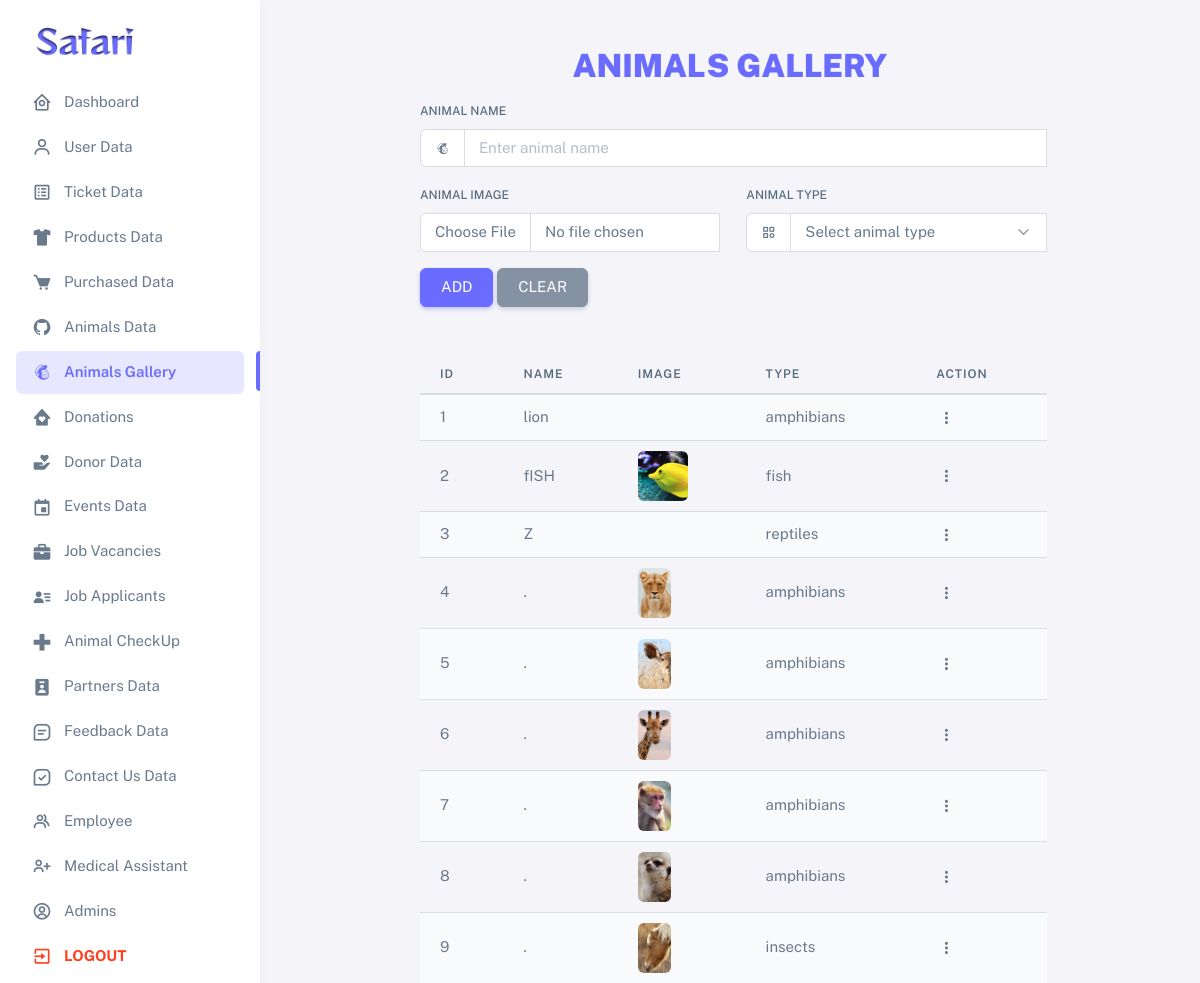
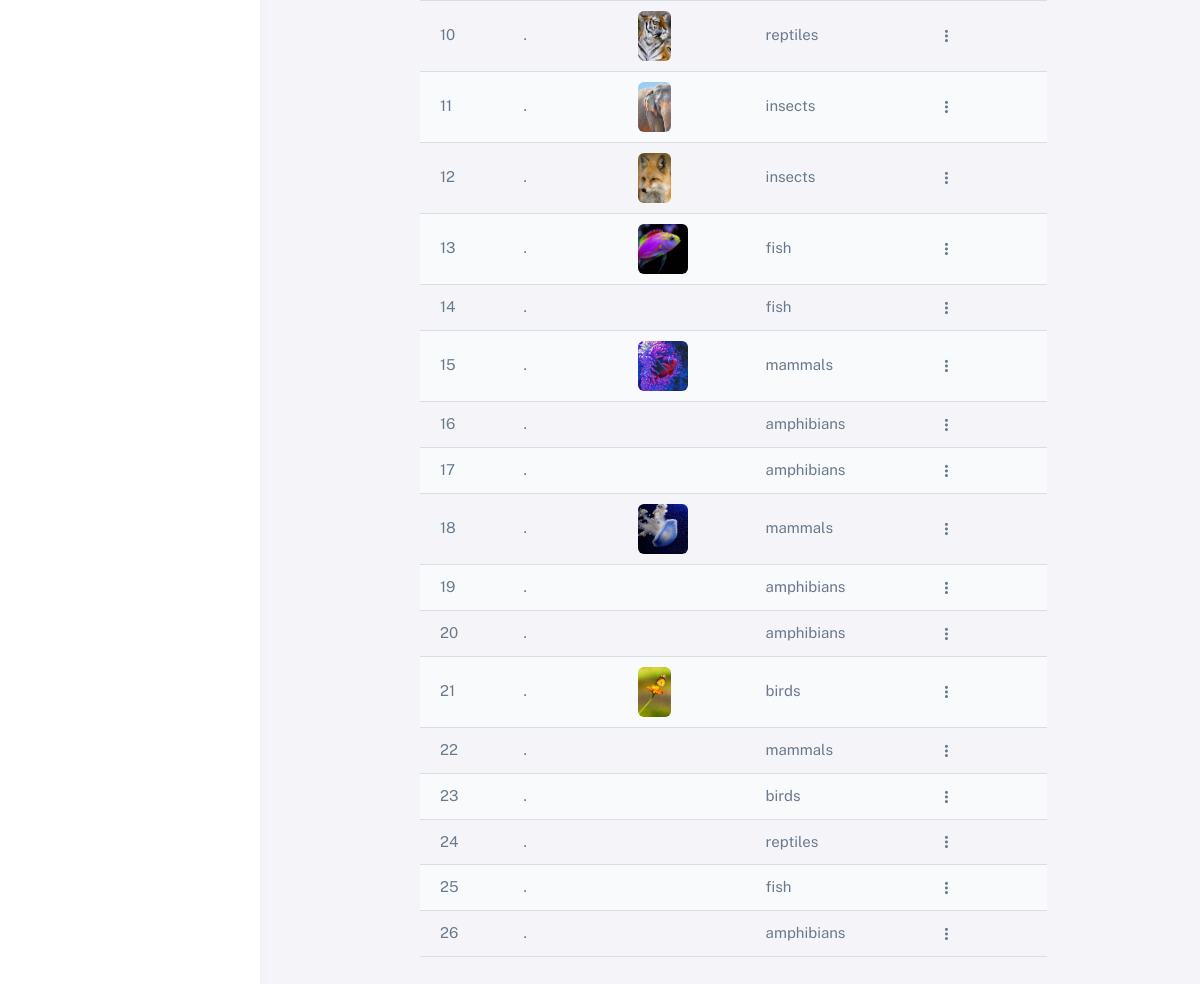
The page /admin/html/animals-gallery.php on the database its author committed (2 pictures, top to bottom).
### tables this page shows
CREATE TABLE `animal_gallery` (
  `id` int(11) NOT NULL,
  `name` varchar(50) NOT NULL,
  `img` varchar(50) NOT NULL,
  `type` varchar(50) NOT NULL
);

### admin/html/animals-gallery.php (the view, shortened to what this page needs)
<!DOCTYPE html>
<html
   lang="en"
   class="light-style layout-menu-fixed"
   dir="ltr"
   data-theme="theme-default"
   data-assets-path="../assets/"
   data-template="vertical-menu-template-free"
   >
   <head>
      <link rel="stylesheet" href="../assets/vendor/fonts/boxicons.css" />
      <link rel="stylesheet" href="../assets/vendor/css/core.css" class="template-customizer-core-css" />
      <link rel="stylesheet" href="../assets/vendor/css/theme-default.css" class="template-customizer-theme-css" />
      <link rel="stylesheet" href="../assets/css/demo.css" />
      <link rel="stylesheet" href="../assets/vendor/libs/perfect-scrollbar/perfect-scrollbar.css" />
      <link rel="stylesheet" href="../assets/vendor/libs/apex-charts/apex-charts.css" />
      <link rel="stylesheet" href="https://cdn.datatables.net/2.0.2/css/dataTables.bootstrap5.css">
   </head>
   <body>
      <div class="layout-wrapper layout-content-navbar">
         <div class="layout-container">
            <?php
            include "header.php"
            ?>
            <div class="layout-page">
               <div>
                  <h2 class="text-uppercase text-primary fw-bolder text-center mt-5">Animals Gallery</h2>
               </div>
               <div class="col-md-8" style="margin-left: 160px;">
                  <div class="demo-vertical-spacing demo-only-element">
                     <form id="animalGalleryForm" method="POST" class="needs-validation" enctype="multipart/form-data">
                        <div class="mb-3">
                           <label for="animalName" class="form-label">Animal Name</label>
                           <div class="input-group">
                              <span class="input-group-text"><i class="bx bxl-mailchimp"></i></span>
                              <input type="text" class="form-control" name="name" value="<?php if (isset ($_GET['edit']))
                                 echo $row['name']; ?>" id="animalName" placeholder="Enter animal name" required>
                           </div>
                        </div>
                        <div class="row">
                           <div class="mb-3 col">
                              <label for="animalImage" class="form-label">Animal Image</label>
                              <div class="input-group">
                                 <input class="form-control" type="file" name="img1" id="animalImage" required>
                              </div>
                           </div>
                           <div class="mb-3 col">
                              <label for="animalType" class="form-label">Animal Type</label>
                              <div class="input-group">
                                 <span class="input-group-text"><i class="bx bx-category"></i></span>
                                 <select class="form-select" name="type" id="animalType" required>
                                    <option disabled selected>Select animal type</option>
                                 </select>
                              </div>
                           </div>
                        </div>
                        <div class="mb-5">
                           <?PHP
                           if (isset ($_GET['edit'])) {
                              ?>
                              <button type="submit" class="btn btn-warning" name="update">UPDATE</button>
                              <button type="submit" class="btn btn-secondary" name="clear">CANCEL</button>
                              <?PHP
                           } else {
                              ?>
                              <button type="submit" class="btn btn-primary" name="add">ADD</button>
                              <button type="reset" class="btn btn-secondary">CLEAR</button>
                              <?PHP
                           }
                           ?>
                        </div>
                     </form>
                  </div>
               </div>
               <div class="col-md-8 mb-lg-5" style="margin-left: 160px;">
                     <table id="example" class="table table-striped" width="100%">
                        <thead>
                           <tr>
                                 <th>ID</th>
                                 <th>NAME</th>
                                 <th>IMAGE</th>
                                 <th>TYPE</th>
                                 <th>ACTION</th>
                           </tr>
                        </thead>
                        <tbody>
                           <?php
                           $select = "SELECT * FROM `animal_gallery`";
                           $result = $con->query($select);
                           while ($row = mysqli_fetch_array($result)) {
                           ?>
                           <tr>
                                 <td><?php echo $row['id']; ?></td>
                                 <td><?php echo $row['name']; ?></td>
                                 <td><img src="../../img/animals-gallery/<?php echo $row['img']; ?>" alt="" class="rounded" height="50px"></td>
                                 <td><?php echo $row['type']; ?></td>
                                 <td>
                                    <div class="dropdown">
                                       <button type="button" class="btn p-0 dropdown-toggle hide-arrow" data-bs-toggle="dropdown"><i
                                             class="bx bx-dots-vertical-rounded"></i></button>
                                    </div>
                                 </td>
                           </tr>
                           <?php
                              }
                           ?>
                        </tbody>
                     </table>
               </div>
            </div>
         </div>
      </div>
   </body>
</html>

### admin/assets/css/demo.css (style rules this page uses)
.demo-vertical-spacing > * { margin-top: 1rem !important; margin-bottom: 0 !important; }
.demo-vertical-spacing.demo-only-element > :first-child { margin-top: 0 !important; }
body { --sb-track-color: #e7e7ff; --sb-thumb-color: #696cff; --sb-size: 8px; }

### rows shown on the page
animal_gallery: id "1", name "lion", type "amphibians"
animal_gallery: id "2", name "fISH", img (picture), type "fish"
animal_gallery: id "3", name "Z", type "reptiles"
animal_gallery: id "4", name ".", img (picture), type "amphibians"
animal_gallery: id "5", name ".", img (picture), type "amphibians"
animal_gallery: id "6", name ".", img (picture), type "amphibians"
animal_gallery: id "7", name ".", img (picture), type "amphibians"
animal_gallery: id "8", name ".", img (picture), type "amphibians"
animal_gallery: id "9", name ".", img (picture), type "insects"
animal_gallery: id "10", name ".", img (picture), type "reptiles"
animal_gallery: id "11", name ".", img (picture), type "insects"
animal_gallery: id "12", name ".", img (picture), type "insects"
animal_gallery: id "13", name ".", img (picture), type "fish"
animal_gallery: id "14", name ".", type "fish"
animal_gallery: id "15", name ".", img (picture), type "mammals"
animal_gallery: id "16", name ".", type "amphibians"
animal_gallery: id "17", name ".", type "amphibians"
animal_gallery: id "18", name ".", img (picture), type "mammals"
animal_gallery: id "19", name ".", type "amphibians"
animal_gallery: id "20", name ".", type "amphibians"
animal_gallery: id "21", name ".", img (picture), type "birds"
animal_gallery: id "22", name ".", type "mammals"
animal_gallery: id "23", name ".", type "birds"
animal_gallery: id "24", name ".", type "reptiles"
animal_gallery: id "25", name ".", type "fish"
animal_gallery: id "26", name ".", type "amphibians"
